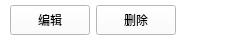
<?xml version="1.0" encoding="UTF-8"?>
<ui version="4.0">
 <class>wid_action</class>
 <widget class="QWidget" name="wid_action">
  <property name="geometry">
   <rect>
    <x>0</x>
    <y>0</y>
    <width>232</width>
    <height>40</height>
   </rect>
  </property>
  <property name="windowTitle">
   <string>Form</string>
  </property>
  <property name="styleSheet">
   <string notr="true">#wid_action{
	background-color: rgb(255, 255, 255);
}</string>
  </property>
  <layout class="QGridLayout" name="gridLayout_2">
   <property name="leftMargin">
    <number>5</number>
   </property>
   <property name="topMargin">
    <number>5</number>
   </property>
   <property name="rightMargin">
    <number>5</number>
   </property>
   <property name="bottomMargin">
    <number>5</number>
   </property>
   <property name="spacing">
    <number>6</number>
   </property>
   <item row="0" column="0">
    <widget class="QWidget" name="widget" native="true">
     <property name="styleSheet">
      <string notr="true">	background-color: rgb(255, 255, 255);</string>
     </property>
     <layout class="QGridLayout" name="gridLayout">
      <property name="leftMargin">
       <number>5</number>
      </property>
      <property name="topMargin">
       <number>0</number>
      </property>
      <property name="rightMargin">
       <number>5</number>
      </property>
      <property name="bottomMargin">
       <number>0</number>
      </property>
      <property name="horizontalSpacing">
       <number>6</number>
      </property>
      <property name="verticalSpacing">
       <number>0</number>
      </property>
      <item row="0" column="1">
       <widget class="QPushButton" name="pushButton_2">
        <property name="minimumSize">
         <size>
          <width>50</width>
          <height>30</height>
         </size>
        </property>
        <property name="styleSheet">
         <string notr="true">QPushButton{
background-color: rgb(255, 167, 149);
font: 75 11pt &quot;微软雅黑&quot;;
color: rgb(255, 0, 0);
border-radius:3px;
border:1px solid rgb(70,90,120);
}
QPushButton:hover{
color: rgb(255, 0, 0);
background-color: rgb(255, 149, 139);
};</string>
        </property>
        <property name="text">
         <string>删除</string>
        </property>
       </widget>
      </item>
      <item row="0" column="0">
       <widget class="QPushButton" name="pushButton">
        <property name="minimumSize">
         <size>
          <width>50</width>
          <height>30</height>
         </size>
        </property>
        <property name="styleSheet">
         <string notr="true">QPushButton{
border:1px solid rgb(70,90,120);
color: rgb(146, 182, 202);
border-radius:3px;
font: 75 11pt &quot;微软雅黑&quot;;
background-color: rgb(255,255,255);
}
QPushButton:hover{
color: rgb(25, 118, 210);
background-color: rgb(227, 236, 255);
};</string>
        </property>
        <property name="text">
         <string>编辑</string>
        </property>
       </widget>
      </item>
      <item row="0" column="2">
       <spacer name="horizontalSpacer">
        <property name="orientation">
         <enum>Qt::Horizontal</enum>
        </property>
        <property name="sizeHint" stdset="0">
         <size>
          <width>40</width>
          <height>20</height>
         </size>
        </property>
       </spacer>
      </item>
     </layout>
    </widget>
   </item>
  </layout>
 </widget>
 <resources/>
 <connections/>
</ui>
